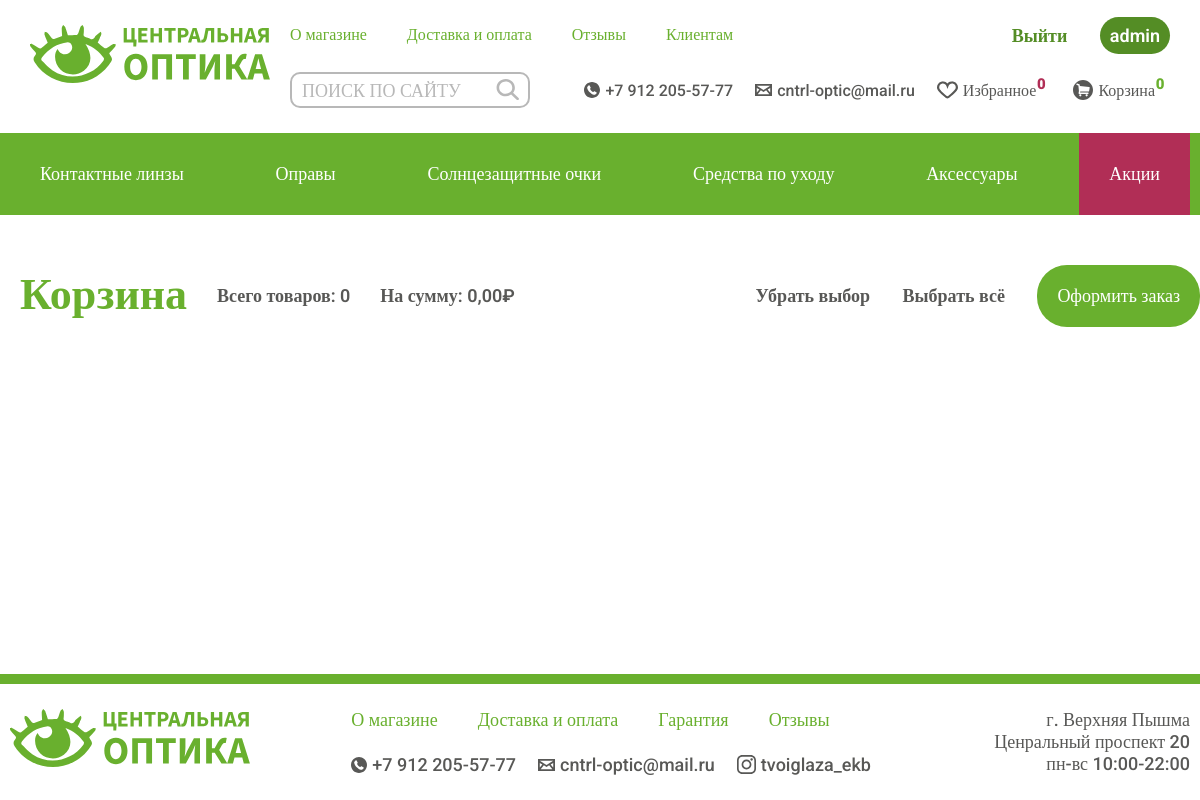
The app's page /cart/ (signed in) with its own data.
### glasses/models.py (models this page shows, shortened)
class Like(models.Model):
    owner = models.ForeignKey('Customer', null=True, verbose_name='Владелец', on_delete=models.CASCADE)
    products = models.ManyToManyField(LikeProduct, blank=True, related_name='related_like')
    total_products = models.PositiveIntegerField(default=0)
    in_order = models.BooleanField(default=False)
    for_anonymous_user = models.BooleanField(default=False)
    class Meta:
        verbose_name = 'Понравившееся'
        verbose_name_plural = 'Понравившееся'

class Cart(models.Model):
    owner = models.ForeignKey('Customer', null=True, verbose_name='Владелец', on_delete=models.CASCADE)
    products = models.ManyToManyField(CartProduct, blank=True, related_name='related_cart', verbose_name='Продукты')
    total_products = models.PositiveIntegerField(default=0, verbose_name='Количество продуктов')
    final_price = models.DecimalField(max_digits=9, default=0, decimal_places=2, verbose_name='Общая цена')
    in_order = models.BooleanField(default=False, verbose_name='Заказан')
    for_anonymous_user = models.BooleanField(default=False, verbose_name='От анонимного покупателя')
    class Meta:
        verbose_name = 'Корзина'
        verbose_name_plural = 'Корзины'

### glasses/views.py (the view)
# urls.py: path('cart/', CartView.as_view(), name='cart'),
class CartView(CartMixin, LikeMixin, View):
    def get(self, request, *args, **kwargs):
        context = {
            'cart': self.cart,
            'like': self.like
        }
        return render(request, 'glasses/cart.html', context)

### glasses/mixins.py (called while the page is built)
    def dispatch(self, request, *args, **kwargs):
        if request.user.is_authenticated:
            customer = Customer.objects.filter(user=request.user).first()
            if not customer:
                customer = Customer.objects.create(
                    user=request.user,
                )
                cart = Cart.objects.create(owner=customer)
            cart = Cart.objects.filter(owner=customer, in_order=False).first()
            if not cart:
                cart = Cart.objects.create(owner=customer)
        else:
            cart = Cart.objects.filter(for_anonymous_user=True).first()
        self.cart = cart
        return super().dispatch(request, *args, **kwargs)

    def dispatch(self, request, *args, **kwargs):
        if request.user.is_authenticated:
            customer = Customer.objects.filter(user=request.user).first()
            if not customer:
                customer = Customer.objects.create(
                    user=request.user,
                )
                like = Like.objects.create(owner=customer)
            like = Like.objects.filter(owner=customer, in_order=False).first()
            if not like:
                like = Like.objects.create(owner=customer)
        else:
            like = Like.objects.filter(for_anonymous_user=True).first()
        self.like = like
        return super().dispatch(request, *args, **kwargs)

### glasses/templates/glasses/cart.html (shortened to what this page needs)
{% extends 'glasses/base.html' %}
{% load crispy_forms_tags %}
{% load static %}
{% block content %}
    <div class="uu fdwn" id="form_cart">
        <section class="up">
            <div class="basket_lup basket_up">
                <h1>Корзина</h1>
                <p href="#">Всего товаров: {{ cart.total_products }}</p>
                <p href="#">На сумму: {{ cart.final_price }}₽</p>
            </div>
            <form class="basket_up" action="{% url 'make_products_for_order' %}" method="post" id="order">
                <a class="cancel_all underline-one">Убрать выбор</a>
                <a class="select_all underline-one">Выбрать всё</a>
                    <button class="opl">Оформить заказ</button>
            </form>
        </section>
    </div>
{% endblock content %}

### glasses/templates/glasses/base.html (shortened to what this page needs)
{% load static %}
<!DOCTYPE html>
<html lang="en">
<head>
    <link rel="stylesheet" href="{% static 'glasses/css/style.css' %}">
    <link rel="stylesheet" href="{% static 'glasses/css/alerts.css' %}">
        <link rel="stylesheet" href="{% static 'glasses/css/slider.css' %}">
        <link rel="stylesheet" href="{% static 'glasses/css/main_slider.css' %}">
</head>
<body>
    <header>
        <div class="center">
            <a href="{% url 'index' %}"><img src="{% static '/glasses/img/Union.svg' %}" alt="logo" class="logo"></a>
            <div class="con">
                <div class="hup">
                    <nav>
                        <a href="{% url 'none' %}">О магазине</a>
                        <a href="{% url 'none' %}">Доставка и оплата</a>
                        <a href="{% url 'none' %}">Отзывы</a>
                        <a href="{% url 'none' %}">Клиентам</a>
                    </nav>
                    <div class="silo">
                        {% if request.user.is_authenticated %}
                        <a href="{% url 'logout' %}" class="vhod">Выйти</a>
                            <a class="vhod">{{user.username}}</a>
                        {% else %}
                            <a href="{% url 'login' %}" class="vhod">Вход</a>
                            <a href="{% url 'register' %}" class="reg">Регистрация</a>
				        {% endif %}
                    </div>
                </div>
                <div class="hdown">
                    <form action="{% url 'search' %}" method="get">
                        <input name="s" placeholder="ПОИСК ПО САЙТУ" type="search">
                        <button type="submit" ><img src="{% static 'glasses/img/lupa.svg' %}" alt="" class="lupaa"></button>
                    </form>
                    <div class="spbtw">
                        <div class="img_txt">
                            <img src="{% static '/glasses/img/phone.svg' %}" alt="">
                            <p>+7 912 205-57-77</p>
                        </div>
                        <div class="img_txt">
                            <img src="{% static '/glasses/img/mail.svg' %}" alt="">
                            <p>cntrl-optic@mail.ru</p>
                        </div>
                        <a href="{% url 'favorites' %}" class="img_txt hearth2">
                            <img src="{% static '/glasses/img/heart.svg' %}" alt="" class="hearth">
                            <p>Избранное<div class="favorite_quantity">{{ like.products.count }}</div></p>
                        </a>
                        <a href="{% url 'cart' %}" class="img_txt korz2">
                            <img src="{% static '/glasses/img/korz.svg' %}" alt="" class="korz">
                            <p class="cart">Корзина<div class="cart_quantity">{{ cart.products.count }}</div></p>
                        </a>
                    </div>
                </div>
            </div>
        </div>
    </header>
    <section class="centerr">
        <nav class="things">
            <a href="{% url 'category_detail' slug='lenses' %}" class="dropbtn hover_cat">Контактные линзы</a>
            <a href="{% url 'category_detail' slug='glasses' %}" class="hover_cat">Оправы</a>
            <a href="{% url 'category_detail' slug='sun_glasses' %}" class="hover_cat">Солнцезащитные очки</a>
            <a href="{% url 'category_detail' slug='care_products' %}" class="hover_cat">Средства по уходу</a>
            <a href="{% url 'category_detail' slug='accessories' %}" class="hover_cat">Аксессуары</a>
            <a href="{% url 'none' %}" class="hover_cat">Акции</a>
        </nav>
    </section>
{% block content %}{% endblock content %}
    <footer>
        <div class="niz">
            <div class="center_start">
            <a href="{% url 'index' %}"><img src="{% static '/glasses/img/Union.svg' %}" alt="logo"></a>
            <div class="f_center">
                <div class="fup">
                    <nav>
                        <a href="{% url 'none' %}">О магазине</a>
                        <a href="{% url 'none' %}">Доставка и оплата</a>
                        <a href="{% url 'none' %}">Гарантия</a>
                        <a href="{% url 'none' %}">Отзывы</a>
                    </nav>
                </div>
                <div class="fdown">
                    <div class="start">
                        <div  class="img_txt2">
                            <img src="{% static '/glasses/img/phone.svg' %}" alt="">
                            <p>+7 912 205-57-77</p>
                        </div>
                        <div  class="img_txt2">
                            <img src="{% static '/glasses/img/mail.svg' %}" alt="">
                            <p>cntrl-optic@mail.ru</p>
                        </div>
                        <a href="#"  class="img_txt2">
                            <img src="{% static '/glasses/img/insta.svg' %}" alt="">
                            <p>tvoiglaza_ekb</p>
                        </a>
                    </div>
                </div>
            </div>
            <p>г. Верхняя Пышма<br>
                Ценральный проспект 20<br>
                пн-вс 10:00-22:00</p>
        </div>
        </div>
    </footer>
</body>
</html>

### glasses/static/glasses/css/style.css (style rules this page uses)
* { font-size: 10px; text-decoration: none; color: #585856; font-family: 'Roboto'; margin: 0px; padding: 0px; list-style-type: none; transition: 0.3s; }
header { display: flex; justify-content: center; padding: 2.5rem 3rem; }
.hearth, .red_hearth { width: 21px; height: 18px; }
.logo { width: 24rem; }
.center { width: 118rem; display: flex; flex-direction: row; justify-content: space-between; }
.con { width: 88rem; display: flex; flex-direction: column; }
.silo { font-weight: 600; color: #69B02E; }
.img_txt { display: flex; align-items: center; margin: 0 11px; }
.img_txt2 { display: flex; align-items: center; margin-right: 22px; }
.img_txt p, .img_txt2 p { font-size: 1.6rem; padding-left: 0.5rem; font-weight: 500; }
header nav { display: flex; margin: 0 -20px; }
header nav a { font-weight: 500; color: #69B02E; font-size: 1.8rem; display: flex; margin: 0 20px; }
.hup { display: flex; justify-content: space-between; font-size: 1.8rem; }
.hup a { font-size: 1.6rem; }
.hdown { display: flex; justify-content: space-between; margin-top: 2.5rem; }
.spbtw { display: flex; justify-content: space-between; margin: -1.1rem; }
.hdown form { display: flex; align-items: center; }
.hdown form input { width: 24rem; height: 36px; border-radius: 1rem; font-size: 1.8rem; font-family: 'Roboto'; border: 0.2rem solid #B8B8B8; padding-left: 1rem; }
.hdown form button { height: 22px; font-size: 1.8rem; font-family: 'Roboto'; margin-left: -42px; border: none; background-color: #fff; cursor: pointer; }
.silo a { font-size: 1.8rem; font-weight: 600; color: #548D25; }
.silo a:last-child { color: #fff; background-color: #548D25; margin-left: 3rem; padding: 0.8rem 1rem ; border-radius: 2rem; }
.centerr { display: flex; justify-content: center; background-color: #69B02E; }
.things { display: flex; align-items: center; justify-content: space-between; width: 118rem; }
.things a { padding: 3rem 3rem; color: #fff; font-size: 1.8rem; }
.things a:last-child:not(.dropdown-content a) { background:#B12E56; }
footer { background-color: #fff; border-top: 1rem solid #69B02E ; display: flex; justify-content: center; margin-top: 5rem; padding: 2.5rem 3rem; }
footer nav { display: flex; margin: 0 -20px; }
footer nav a { font-weight: 500; color: #69B02E; font-size: 1.8rem; display: flex; margin: 0 20px; }
.center_start { width: 118rem; display: flex; justify-content: space-between; }
.start { display: flex; justify-content: flex-start }
.f_center { margin: 0 6rem; display: flex; justify-content: space-between; flex-direction: column; }
.niz p { font-weight: 500; font-size: 1.8rem; text-align: right; }
.niz { width: 118rem; display: flex; justify-content: space-between; }
.up { margin-top: 5rem; display: flex; justify-content: space-between; width: 118rem; align-items: center; }
.up h1, .up a { font-size: 4.4rem; font-weight: 700; color: #69B02E; }
.up .exit, .up p { font-size: 2.2rem; color: #B12E56; margin-left: 4rem; font-weight: 600; }
.up p { font-size: 3.2rem; }
.fdwn { min-height: calc(100vh - 39.1rem); }
.uu { display: flex; flex-direction: column; flex-wrap: wrap; align-items: center; }
.basket_lup { display: flex; max-width: 80rem; justify-content: center; align-items: end; }
.basket_up a, .basket_up p, .basket_up .opl { margin-left: 3rem; color: #585856; font-size: 1.8rem; }
.basket_up a, .basket_up .opl { cursor: pointer; }
.basket_lup { display: flex; align-items: center; }
.lupaa { margin-left: 0.75rem; }
.basket_up h1 { margin-top: -0.5rem; }
.basket_up .opl { padding: 2rem 2rem; color: #fff; border-radius: 3rem; background-color:#69B02E; border: none; }
.cart { font-size: 1.6rem; }
.cart_quantity, .favorite_quantity { display: flex; justify-content: center; align-items: center; text-align: center; height: 1rem; width: 1rem; margin-top: -1.2rem; font-size: 1.5rem; padding: 1px 0; font-weight: 900; }
.cart_quantity { color: #69B02E; }
.favorite_quantity { color: #B12E56; }
.dropbtn { background-color:#69B02E; color: white; padding: 16px; font-size: 16px; border: none; }

### records on screen
Like: products.count "0"
Cart: products.count "0", total_products "0", final_price "0,00"

### other values on screen
{{ user.username }} "admin"
